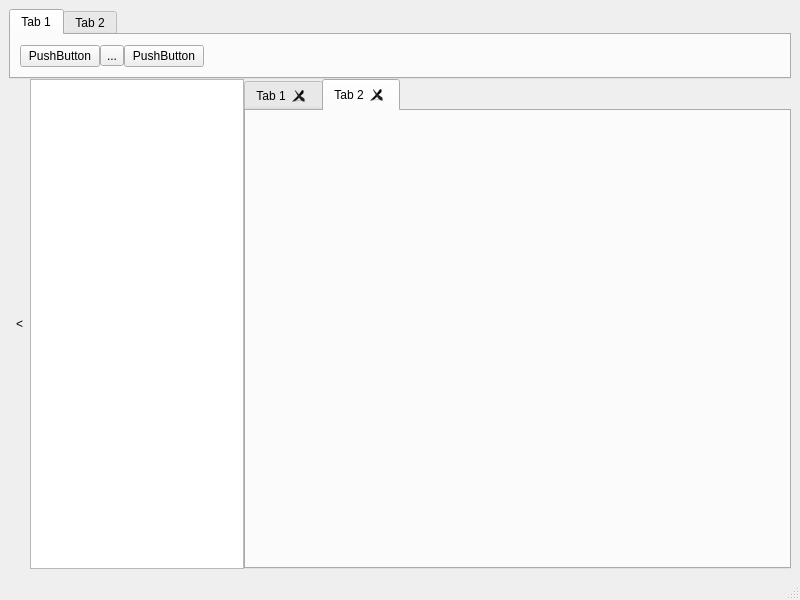
<?xml version="1.0" encoding="UTF-8"?>
<ui version="4.0">
 <class>MainWindow</class>
 <widget class="QMainWindow" name="MainWindow">
  <property name="geometry">
   <rect>
    <x>0</x>
    <y>0</y>
    <width>800</width>
    <height>600</height>
   </rect>
  </property>
  <property name="windowTitle">
   <string>MainWindow</string>
  </property>
  <widget class="QWidget" name="centralwidget">
   <layout class="QVBoxLayout" name="verticalLayout" stretch="1,8">
    <property name="spacing">
     <number>0</number>
    </property>
    <item>
     <widget class="QTabWidget" name="toolbox">
      <property name="currentIndex">
       <number>0</number>
      </property>
      <widget class="QWidget" name="tab_5">
       <attribute name="title">
        <string>Tab 1</string>
       </attribute>
       <layout class="QHBoxLayout" name="horizontalLayout_2">
        <property name="spacing">
         <number>0</number>
        </property>
        <item>
         <widget class="QPushButton" name="pushButton">
          <property name="text">
           <string>PushButton</string>
          </property>
         </widget>
        </item>
        <item>
         <widget class="QToolButton" name="toolButton">
          <property name="text">
           <string>...</string>
          </property>
          <property name="popupMode">
           <enum>QToolButton::DelayedPopup</enum>
          </property>
          <property name="autoRaise">
           <bool>false</bool>
          </property>
         </widget>
        </item>
        <item alignment="Qt::AlignLeft">
         <widget class="QPushButton" name="pushButton_3">
          <property name="text">
           <string>PushButton</string>
          </property>
         </widget>
        </item>
        <item>
         <spacer name="horizontalSpacer">
          <property name="orientation">
           <enum>Qt::Horizontal</enum>
          </property>
          <property name="sizeHint" stdset="0">
           <size>
            <width>40</width>
            <height>20</height>
           </size>
          </property>
         </spacer>
        </item>
       </layout>
      </widget>
      <widget class="QWidget" name="tab_6">
       <attribute name="title">
        <string>Tab 2</string>
       </attribute>
      </widget>
     </widget>
    </item>
    <item>
     <layout class="QHBoxLayout" name="horizontalLayout" stretch="3,7">
      <property name="spacing">
       <number>0</number>
      </property>
      <item>
       <layout class="QHBoxLayout" name="filetree">
        <property name="spacing">
         <number>0</number>
        </property>
        <item>
         <widget class="QToolButton" name="ftreebutton">
          <property name="sizePolicy">
           <sizepolicy hsizetype="Fixed" vsizetype="Expanding">
            <horstretch>0</horstretch>
            <verstretch>0</verstretch>
           </sizepolicy>
          </property>
          <property name="text">
           <string>&lt;</string>
          </property>
          <property name="iconSize">
           <size>
            <width>8</width>
            <height>8</height>
           </size>
          </property>
          <property name="autoRaise">
           <bool>true</bool>
          </property>
         </widget>
        </item>
        <item>
         <widget class="QTreeView" name="ftree"/>
        </item>
       </layout>
      </item>
      <item>
       <widget class="QTabWidget" name="tabWidget">
        <property name="acceptDrops">
         <bool>true</bool>
        </property>
        <property name="currentIndex">
         <number>1</number>
        </property>
        <property name="tabsClosable">
         <bool>true</bool>
        </property>
        <widget class="QWidget" name="tab">
         <attribute name="title">
          <string>Tab 1</string>
         </attribute>
         <layout class="QVBoxLayout" name="verticalLayout_2">
          <item>
           <widget class="QListView" name="listView">
            <property name="autoFillBackground">
             <bool>false</bool>
            </property>
            <property name="frameShape">
             <enum>QFrame::NoFrame</enum>
            </property>
            <property name="frameShadow">
             <enum>QFrame::Raised</enum>
            </property>
            <property name="lineWidth">
             <number>1</number>
            </property>
           </widget>
          </item>
         </layout>
        </widget>
        <widget class="QWidget" name="tab_2">
         <attribute name="title">
          <string>Tab 2</string>
         </attribute>
        </widget>
       </widget>
      </item>
     </layout>
    </item>
   </layout>
  </widget>
  <widget class="QMenuBar" name="menubar">
   <property name="geometry">
    <rect>
     <x>0</x>
     <y>0</y>
     <width>800</width>
     <height>22</height>
    </rect>
   </property>
  </widget>
  <widget class="QStatusBar" name="statusbar"/>
 </widget>
 <resources/>
 <connections/>
</ui>
